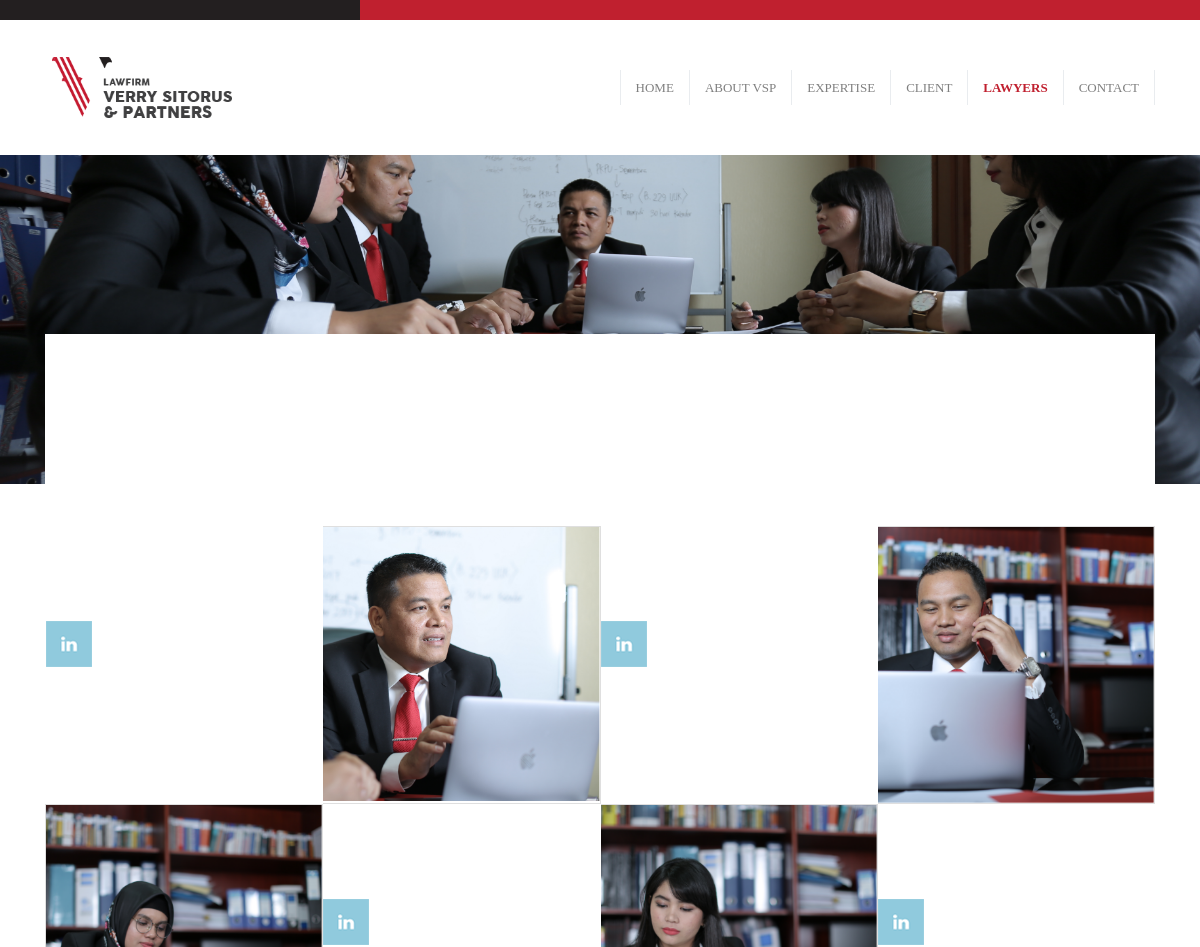
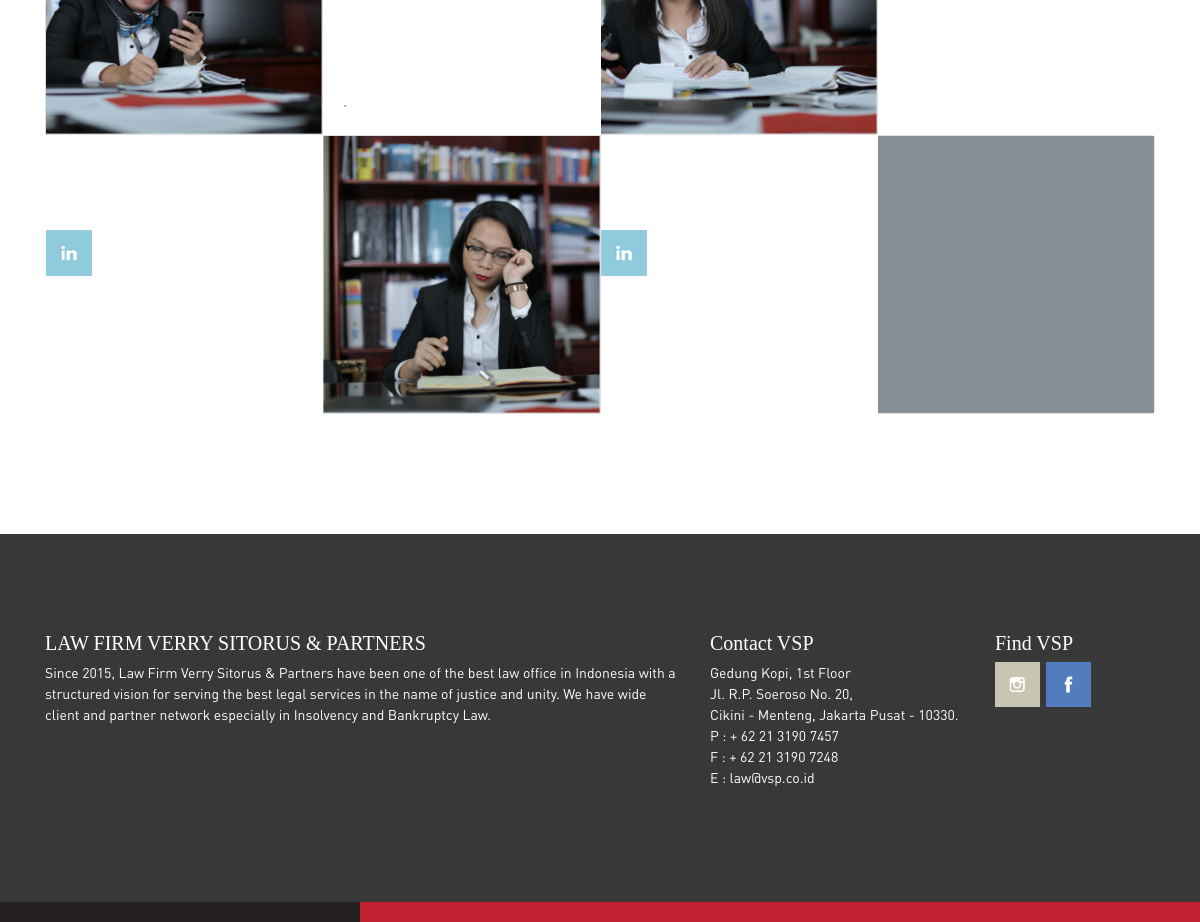
/lawyers.php, run on an earlier commit of the app's database (2 pictures, top to bottom).
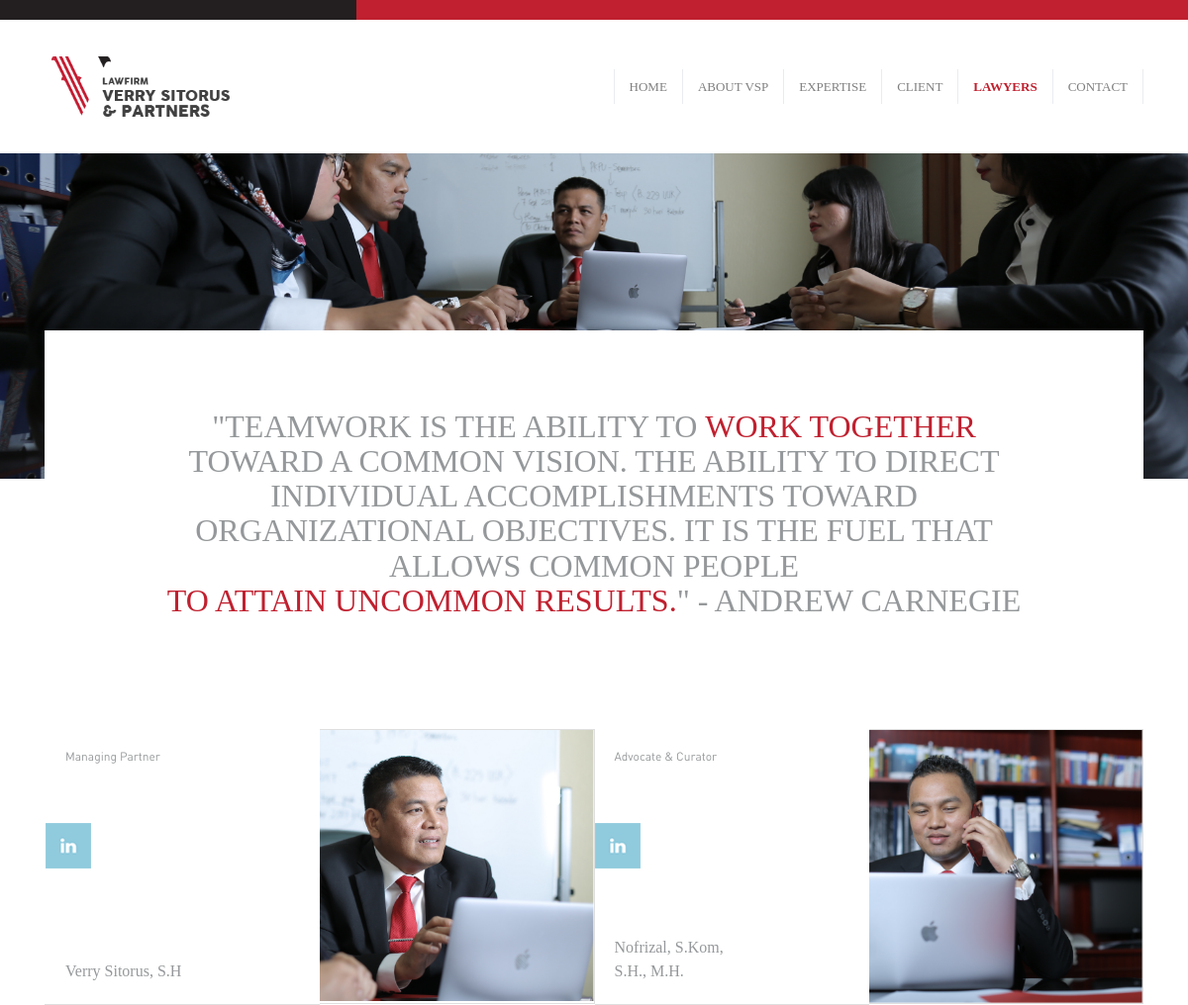
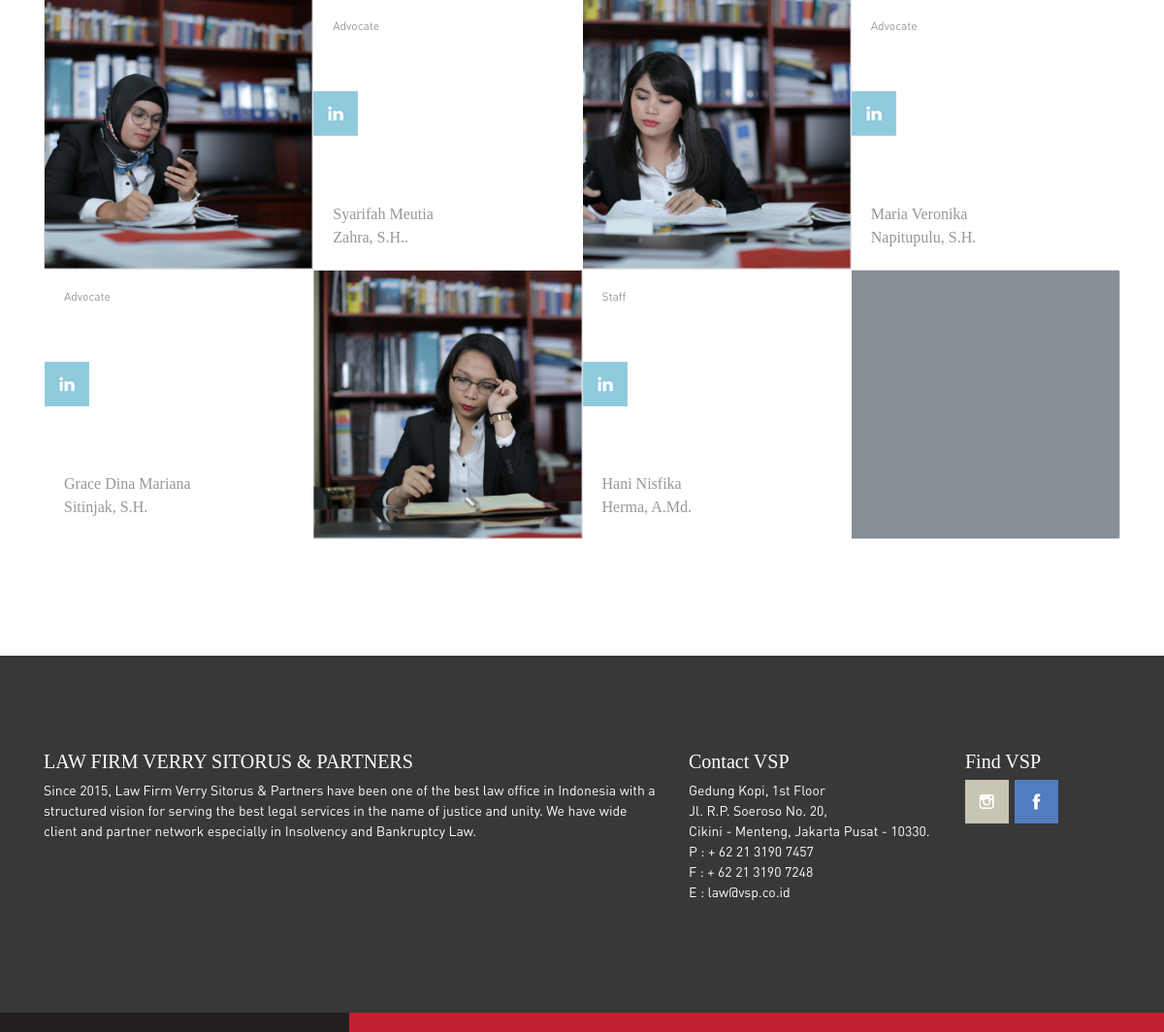
And on a later commit of the database (2 pictures, top to bottom).
### tables this page shows
CREATE TABLE `teks` (
  `id` varchar(11) NOT NULL,
  `teks` text NOT NULL,
  `lokasi` varchar(20) NOT NULL
);

### lawyers.php (the view, shortened to what this page needs)
<?php
include ("config.php");
$query = "select * from teks where id like 'lawyers%' order by id + 0";
$result = mysqli_query($db, $query);
$output = array();
while ($row = mysqli_fetch_assoc($result))
    $output[] = $row;
?>
<!DOCTYPE html>
<html>
    <head>
        <link rel="stylesheet" href="assets/css/bootstrap.min.css">
        <link rel="stylesheet" href="assets/css/style.css">
    </head>
    <body>
        <table class="accent-color">
            <tr>
                <td class="black"></td>
                <td class="red"></td>
            </tr>
        </table>
        <nav class="navbar navbar-expand-lg navbar-light navbar-vsp my-4">
            <div class="container">
                <a class="navbar-brand" href="#">
                    <img src="assets/img/logo.png" alt="logo" width="180">
                </a>
              <div class="collapse navbar-collapse" id="navbarSupportedContent">
                <ul class="navbar-nav ml-auto">
                  <li class="nav-item border border-top-0 border-bottom-0 border-right-0">
                    <a class="nav-link" href="index.php">HOME <span class="sr-only">(current)</span></a>
                  </li>
                  <li class="nav-item border border-top-0 border-bottom-0 border-right-0">
                    <a class="nav-link" href="aboutus.php">ABOUT VSP</a>
                  </li>
                  <li class="nav-item border border-top-0 border-bottom-0 border-right-0">
                    <a class="nav-link" href="expertise.php">EXPERTISE</a>
                  </li>
                  <li class="nav-item border border-top-0 border-bottom-0 border-right-0">
                    <a class="nav-link" href="client.php">CLIENT</a>
                  </li>
                  <li class="nav-item border border-top-0 border-bottom-0 border-right-0 active">
                    <a class="nav-link" href="lawyers.php">LAWYERS</a>
                  </li>
                  <li class="nav-item border border-top-0 border-bottom-0">
                    <a class="nav-link" href="contact.php">CONTACT</a>
                  </li>
                </ul>
              </div>
          </div>
        </nav>
        <div class="container-fluid">
            <div class="row">
              <div class="col-lg-12 p-0">
                  <img class="d-block w-100" src="assets/img/law1.png">
              </div>
            </div>
        </div>
        <div class="container">
            <div class="row">
                <div class="col-md-12">
                    <div class="section">
                        <div class="row">
                            <div class="col-md-12">
                                <div class="text-center">
                                    <h2>
                                        <?php echo $output[0]['teks']; ?>
                                    </h2>
                                </div>
                            </div>
                        </div>
                    </div>
                 </div>
               </div>
            </div>
            <div class="container">
            <div class="row no-gutters pb-5">
                <div class="card-group my-4">
                <div class="card card-profile" id="profile-1" style="cursor:pointer">
                  <div class="card-body">
                    <h5 class="card-title">
                        <?php echo $output[1]['teks']; ?>
                    </h5><br>
                    <div class="social">
                         <br>
                        <a href="<?php echo $output[3]['teks']; ?>" target="_blank">
                          <img src="assets/img/in.png" alt="instagram-logo">
                        </a>
                    </div>
                    <p class="card-text"><?php echo $output[2]['teks']; ?></p>
                  </div>
                </div>
                <div class="card" style="cursor:pointer">
                  <img class="card-img-top" src="assets/img/1.png" id="image-1">
                </div>
                  <div class="card card-profile" id="profile-2" style="cursor:pointer">
                    <div class="card-body">
                      <h5 class="card-title"><?php echo $output[4]['teks']; ?></h5> <br>
                      <div class="social">
                           <br>
                          <a href="<?php echo $output[6]['teks']; ?>" target="_blank">
                            <img src="assets/img/in.png" alt="instagram-logo">
                          </a>
                      </div>
                      <p class="card-text"><?php echo $output[5]['teks']; ?></p>
                    </div>
                  </div>
                  <div class="card">
                    <img class="card-img-top" src="assets/img/2.png" id="image-2" style="cursor:pointer">
                  </div>
                  <div class="card card-image">
                    <img class="card-img-top" src="assets/img/6.png" class="card-image" style="cursor:pointer">
                  </div>
                  <div class="card card-profile" id="profile-3" style="cursor:pointer">
                    <div class="card-body">
                      <h5 class="card-title"><?php echo $output[7]['teks']; ?></h5> <br>
                      <div class="social">
                           <br>
                          <a href="<?php echo $output[9]['teks']; ?>" target="_blank">
                            <img src="assets/img/in.png" alt="instagram-logo">
                          </a>
                      </div>
                      <p class="card-text"><?php echo $output[8]['teks']; ?>.</p>
                    </div>
                  </div>
                  <div class="card card-image">
                    <img class="card-img-top" src="assets/img/4.png" class="card-image" style="cursor:pointer">
                  </div>
                  <div class="card card-profile" id="profile-4" style="cursor:pointer">
                    <div class="card-body">
                      <h5 class="card-title"><?php echo $output[10]['teks']; ?></h5> <br>
                      <div class="social">
                           <br>
                          <a href="<?php echo $output[12]['teks']; ?>" target="_blank">
                            <img src="assets/img/in.png" alt="instagram-logo">
                          </a>
                      </div>
                      <p class="card-text"><?php echo $output[11]['teks']; ?></p>
                    </div>
                  </div>
                  <div class="card card-profile" id="profile-5" style="cursor:pointer">
                    <div class="card-body">
                      <h5 class="card-title"><?php echo $output[13]['teks']; ?></h5> <br>
                      <div class="social">
                           <br>
                          <a href="<?php echo $output[15]['teks']; ?>" target="_blank">
                            <img src="assets/img/in.png" alt="instagram-logo">
                          </a>
                      </div>
                      <p class="card-text"><?php echo $output[14]['teks']; ?></p>
                    </div>
                  </div>
                  <div class="card">
                    <img class="card-img-top" src="assets/img/5.png" id="image-5" style="cursor:pointer">
                  </div>
                  <div class="card card-profile" id="profile-6" style="cursor:pointer">
                    <div class="card-body">
                      <h5 class="card-title"><?php echo $output[16]['teks']; ?></h5> <br>
                      <div class="social">
                           <br>
                          <a href="#">
                            <img src="assets/img/in.png" alt="linkedin-logo">
                          </a>
                      </div>
                      <p class="card-text"><?php echo $output[17]['teks']; ?></p>
                    </div>
                  </div>
                  <div class="card">
                      <div class="bg-secondary w-100 h-100" id="image-6" style="cursor:pointer"></div>
                  </div>
                </div>
            </div>
            </div>
            <footer class="mt-5">
                <div class="container">
                <div class="row py-5">
                    <div class="col-md-7">
                        <h5>LAW FIRM VERRY SITORUS &amp; PARTNERS</h5>
                        <p>
                            Since 2015, Law Firm Verry Sitorus & Partners have been one of the best law office in Indonesia with a structured vision for serving the best legal services in the name of justice and unity. We have wide client and partner network especially in Insolvency and Bankruptcy Law.
                        </p>
                    </div>
                    <div class="col-md-3">
                        <h5>Contact VSP</h5>
                        <p>
                            Gedung Kopi, 1st Floor <br>
                            Jl. R.P. Soeroso No. 20,<br>
                            Cikini - Menteng, Jakarta Pusat - 10330.<br>
                            P : + 62 21 3190 7457<br>
                            F : + 62 21 3190 7248<br>
                            E : law@vsp.co.id <br>
                        </p>
                    </div>
                    <div class="col-md-2">
                        <h5>Find VSP</h5>
                        <a href="https://www.instagram.com/lawfirmverrysitorus/">
                            <img src="assets/img/ig.png" alt="instagram-logo">
                        </a>
                        <a href="https://www.facebook.com/vsplawfirm/">
                            <img src="assets/img/fb.png" alt="facebook-logo">
                        </a>
                    </div>
                </div>
            </div>
        </footer>
        <table class="accent-color">
            <tr>
                <td class="black"></td>
                <td class="red"></td>
            </tr>
        </table>
    </body>
</html>

### assets/css/style.css (style rules this page uses)
body { margin: 0; padding: 0; color: #95989A; font-smooth: always; -webkit-font-smoothing: antialiased; -moz-osx-font-smoothing: grayscale; }
h1, h2, h3, h4, h5, .nav-link { font-family: Klavika-Regular; }
h6, p { font-family: DIN-Regular; }
.bg-secondary { background-color: #868E96; }
.accent-color { width: 100%; height: 20px; border-collapse: collapse; }
.accent-color td { margin: 0; padding: 0; }
.accent-color td.black { width: 30%; background-color: #231F20; }
.accent-color td.red { width: 70%; background-color: #C0202F; }
.navbar { background: #fff; }
.navbar.navbar-vsp a { color: #95989A; font-size: 13px; margin: 0 7px; }
li.nav-item.active a { color: #C0202F!important; font-weight: bold; }
.red { color: #C0202F; font-family: Klavika-Bold; }
.card-profile { border-radius: 0; border-color: #ffffff; -o-transition: color .5s ease-out, background .5s ease-in; -ms-transition: color .5s ease-out, background .5s ease-in; -moz-transition: color .5s ease-out, background .5s ease-in; -webkit-transition: color .5s ease-out, background .5s ease-in; transition: color .5s ease-out, background .5s ease-in; }
.card img.card-img-top { border: 0; border-radius: 0; max-height: 280px; }
.card-profile .card-title { font-family: DIN-Regular; font-size: 12px; }
.card-profile .card-text { position: absolute; bottom: 20px; font-family: Klavika-Bold; }
.card-profile .social { position: absolute; left: 0; top: 70px; }
footer { background-color: #383838; color: #fff; padding: 50px 0; }
footer p { font-size: 14px; }
.section { background-color: #fff; margin-top: -150px; padding: 80px 100px; }

What changed in the data, as far as the page shows it:
added teks: teks "\"TEAMWORK IS THE ABILITY TO WORK TOGETHER TOWARD A COMMON VISION. THE ABILITY TO DIRECT INDIVIDUAL ACCOMPLISHMENTS TOWARD ORGANIZATIONAL OBJECTIVES. IT IS THE FUEL THAT ALLOWS COMMON PEOPLE TO ATTAIN UNCOMMON RESULTS. \" - ANDREW CARNEGIE"
added teks: teks "Managing Partner"
added teks: teks "Verry Sitorus, S.H"
added teks: teks "Advocate & Curator"
added teks: teks "Nofrizal, S.Kom, S.H., M.H."
added teks: teks "Advocate"
added teks: teks "Syarifah Meutia Zahra, S.H."
added teks: teks "Advocate"
added teks: teks "Maria Veronika Napitupulu, S.H."
added teks: teks "Advocate"
added teks: teks "Grace Dina Mariana Sitinjak, S.H."
added teks: teks "Staff"
added teks: teks "Hani Nisfika Herma, A.Md."
